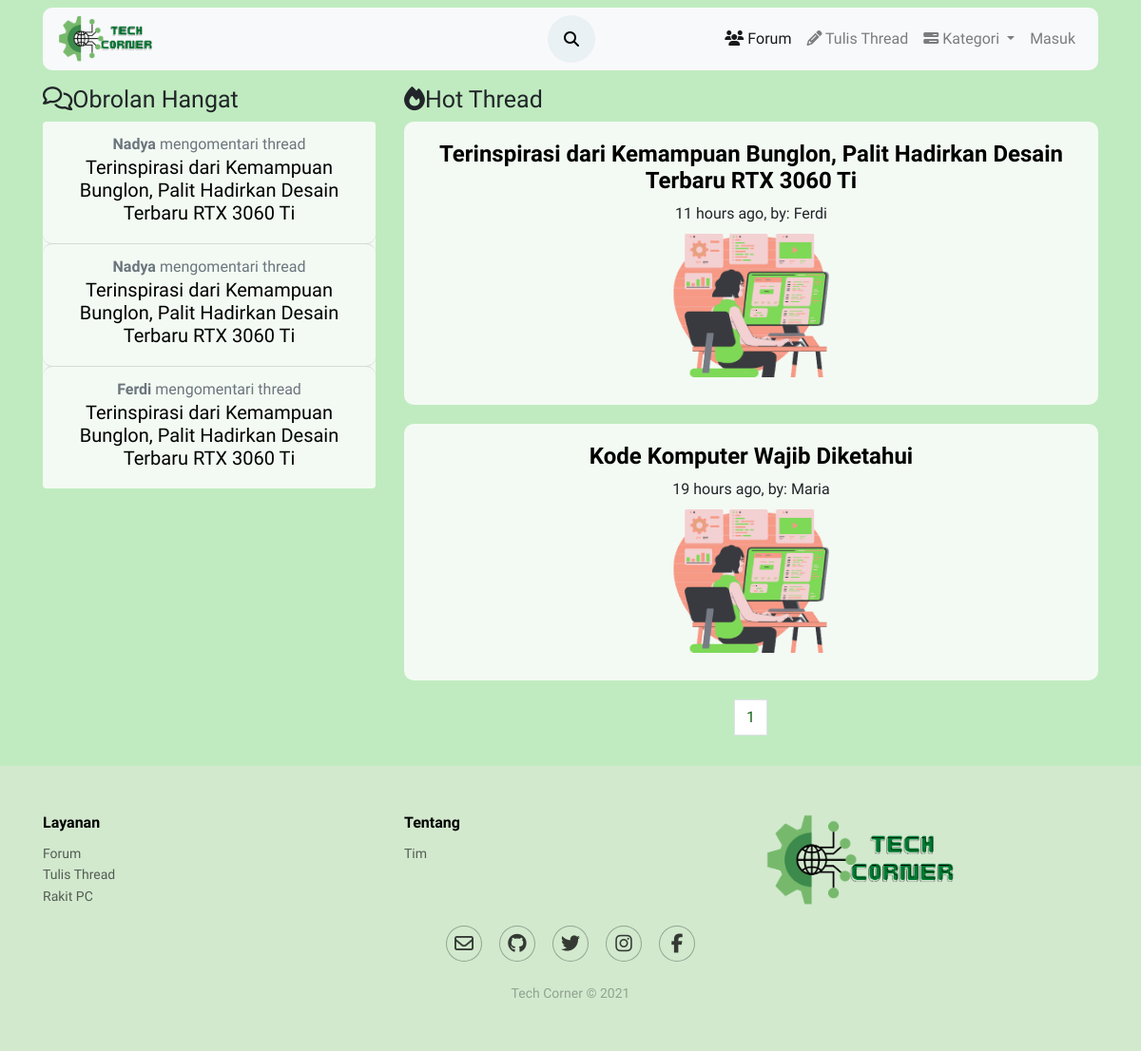
Page /forum/kategori/komputer.php on the committed database.
### tables this page shows
CREATE TABLE `komentar` (
  `id` int(11) NOT NULL,
  `konten` text NOT NULL,
  `id_user` int(11) NOT NULL,
  `thread_id` int(11) NOT NULL,
  `parent` int(11) NOT NULL DEFAULT 0,
  `created_at` timestamp NOT NULL DEFAULT current_timestamp(),
  `diubah` varchar(20) DEFAULT NULL
);

CREATE TABLE `users` (
  `id_user` int(11) NOT NULL,
  `username` varchar(50) NOT NULL,
  `email` varchar(100) NOT NULL,
  `password` varchar(100) NOT NULL,
  `name` varchar(100) NOT NULL,
  `foto` varchar(50) NOT NULL,
  `level` varchar(20) NOT NULL,
  `vkey` varchar(200) NOT NULL,
  `verified` enum('0','1') NOT NULL DEFAULT '0' COMMENT '0 = not verified\r\n1 = verified\r\n',
  `created_at` timestamp(6) NOT NULL DEFAULT current_timestamp(6)
);

CREATE TABLE `posting` (
  `id_thread` int(50) NOT NULL,
  `user_id` int(50) NOT NULL,
  `judul` varchar(200) NOT NULL,
  `konten` text NOT NULL,
  `kategori` varchar(50) NOT NULL,
  `thumb` varchar(50) NOT NULL,
  `tanggal_posting` timestamp NOT NULL DEFAULT current_timestamp(),
  `diubah` varchar(20) DEFAULT NULL
);

### forum/funct/function.php (called while the page is built, shortened)
<?php
function query($query)
{
    global $conn;
    $result=mysqli_query($conn,$query);
    $rows=[];
    while($row= mysqli_fetch_assoc($result))
    {
        $rows[]=$row;
    }
    return $rows;
}
function users($id_user)
{
     $query="SELECT * FROM users WHERE
        id_user ='$id_user';";
     return query($query);
}
function times( $time )
{
    $time_difference = time() - $time;
    $condition = array( 12 * 30 * 24 * 60 * 60 =>  'year',
                30 * 24 * 60 * 60       =>  'month',
                24 * 60 * 60            =>  'day',
                60 * 60                 =>  'hour',
                60                      =>  'minute',
                1                       =>  'second'
    );
    foreach( $condition as $secs => $str )
    {
        $d = $time_difference / $secs;
        if( $d >= 1 )
        {
            $t = round( $d );
            return  $t . ' ' . $str . ( $t > 1 ? 's' : '' ) . ' ago';
        }
    }
}
?>

### forum/kategori/komputer.php (the view, shortened to what this page needs)
<?php include('layout/header.php'); ?>
<?php include('../funct/function.php'); ?>
<?php
$jumlah_data_perhalaman = 2;
$jumlahData = count(query("SELECT * FROM posting WHERE kategori ='Komputer & PC'"));
$jumlahpage = ceil($jumlahData / $jumlah_data_perhalaman);
$activepage = (isset($_GET['halaman'])) ? $_GET['halaman'] : 1;
$awal = ($jumlah_data_perhalaman * $activepage) - $jumlah_data_perhalaman;
$list = mysqli_query($conn, "SELECT * FROM posting WHERE kategori='Komputer & PC' ORDER BY tanggal_posting DESC LIMIT $awal,$jumlah_data_perhalaman");
$row = mysqli_fetch_assoc($list);
?>
<div class="container mb-3 mt-3 align-self-center">
    <div class="card-fitur text-center">
        <div class="row">
            <?php
                $komentar_query = "SELECT * FROM komentar WHERE thread_id = ".$row['id_thread']." ORDER BY created_at DESC LIMIT 3 ";
                $komentar_result = mysqli_query($conn, $komentar_query);
            ?>
            <div class="col-6 col-md-4 mb-3 pull-left">
                <h2><i class="fa fa-comments-o" aria-hidden="true"></i>Obrolan Hangat</h2>
                <div class="card">
                    <ul class="list-group list-group-flush">
                        <?php foreach($komentar_result as $komen) : ?>
                            <?php
                                $user_query = "SELECT * FROM users WHERE id_user = ".$komen['id_user']." LIMIT 1;";
                                $user_result = mysqli_query($conn, $user_query);
                                $user =  mysqli_fetch_assoc($user_result);
                                $thread_query = "SELECT * FROM posting WHERE id_thread = ".$komen['thread_id']."     LIMIT 1;";
                                $thread_result = mysqli_query($conn, $thread_query);
                                $thread =  mysqli_fetch_assoc($thread_result);
                            ?>
                        <li class="list-group-item">
                            <span class="text-muted"><b><?= $user['username']; ?></b> mengomentari thread</span>
                            <div class="forum">
                                <a href="../view.php?thread=<?= $komen['thread_id']; ?>"><h5><?= $thread['judul']; ?></h5></a>
                            </div>
                        </li>
                        <?php endforeach ?>
                    </ul>
                </div>
            </div>
            <div class="col-md-8">
                <h2><i class="fa fa-fire" aria-hidden="true"></i>Hot Thread</h2>
                <?php foreach ($list as $data) : ?>
                    <?php foreach ($res = users($data['user_id']) as $user) : ?>
                        <div class="widget">
                            <div class="card media d-flex justify-content-center align-items-center">
                                <div class="card-body d-flex justify-content-center align-items-center">
                                    <div class="media-body">
                                        <h4 class="media-heading">
                                            <a href="../view.php?thread=<?= $data['id_thread'] ?>" target="_self"><b><?= $data['judul'] ?></b></a>
                                        </h4><span class="media-date"><a><?= times(strtotime($data['tanggal_posting'])) ?></a>, by: <a><?= $user['username'] ?></a></span>
                                        <br><a href="../view.php?thread=<?= $data['id_thread'] ?>"><img class="media-object" src="../assets/img/pict1.png" width="300px" alt=""></a>
                                    </div>
                                </div>
                            </div>
                        </div>
                    <?php endforeach; ?>
                <?php endforeach; ?>
                <nav aria-label="Page navigation example">
                    <ul class="pagination justify-content-center">
                        <?php for ($i = 1; $i <= $jumlahpage; $i++) : ?>
                            <?php if ($i === $activepage) : ?>
                                <li class="page-item  "><a class="page-link" href="komputer.php?halaman=<?= $i ?>"><?= $i ?></a></li>
                            <?php else : ?>
                                <li class="page-item "><a class="page-link" href="komputer.php?halaman=<?= $i ?>"><?= $i ?></a></li>
                            <?php endif; ?>
                        <?php endfor; ?>
                    </ul>
                </nav>
            </div>
        </div>
    </div>
</div>
<?php include("layout/footer.php"); ?>

### forum/assets/css/style.css (style rules this page uses)
.body { background-color: #c0ebc0; font-size: 16px; font-family: 'Source Sans Pro', sans-serif; }
.card-fitur .card { border: none; text-align: center; background-color: #f3faf3; border-radius: 10px; max-height: 350px; float: none; }
.card .list-group-item { text-align: center; background-color: #f3faf3; border-radius: 10px; }
.card .list-group-item a { color: black; }
h2 { text-align: left; font-family: 'Readex Pro', sans-serif; font-size: 25px; }
.media-heading a { color: black; font-family: 'Yeseva One', cursive; }
.media-date a { color: rgb(23, 100, 23); }
.widget { position: relative; display: block; margin-bottom: 20px; }
.widget .media { margin-top: 0; margin-bottom: 0; }
.page-item a { color: rgb(23, 100, 23); }

### rows in the picture
komentar: id_user.username "Nadya", posting.judul "Terinspirasi dari Kemampuan Bunglon, Palit Hadirkan Desain Terbaru RTX 3060 Ti"
komentar: id_user.username "Nadya", posting.judul "Terinspirasi dari Kemampuan Bunglon, Palit Hadirkan Desain Terbaru RTX 3060 Ti"
komentar: id_user.username "Ferdi", posting.judul "Terinspirasi dari Kemampuan Bunglon, Palit Hadirkan Desain Terbaru RTX 3060 Ti"
posting: judul "Terinspirasi dari Kemampuan Bunglon, Palit Hadirkan Desain Terbaru RTX 3060 Ti", tanggal_posting "11 hours ago"
users: username "Ferdi"
posting: judul "Kode Komputer Wajib Diketahui", tanggal_posting "19 hours ago"
users: username "Maria"
